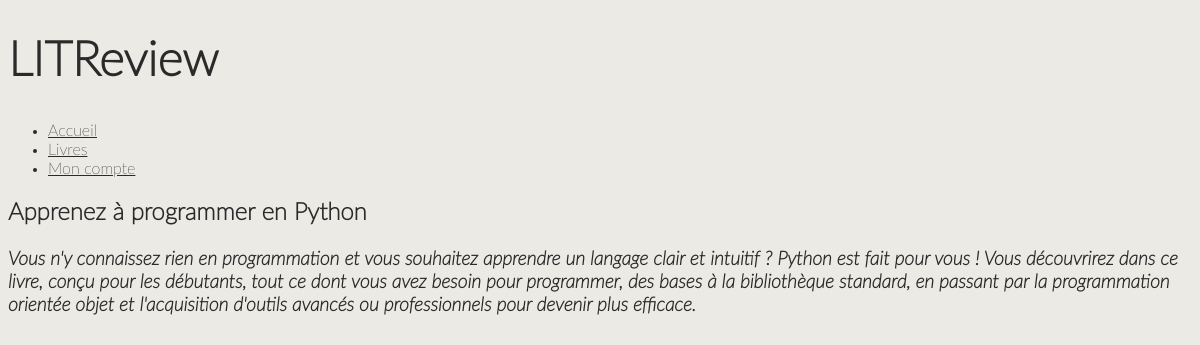
The page /ticket/1/ on the database its author committed.
### reviews/models.py (models this page shows, shortened)
class Ticket(models.Model):
    title = models.CharField(max_length=128, blank=False)
    description = models.TextField(max_length=2048, blank=True)
    image = models.ImageField(null=True, blank=True)
    time_created = models.DateTimeField(auto_now_add=True)

### litreview/views.py (the view)
# urls.py: path('ticket/<int:id>/', views.ticket, name='ticket'),
def ticket(request, id):
    book = reviews.models.Ticket.objects.get(id=id)
    return render(
        request,
        'ticket.html',
        {'book': book}
    )

### litreview/templates/ticket.html
{% extends 'base.html' %}
{% block content%}
    <h2>{{ book.title }}</h2>
    <p>{{ book.description }}</p>
{% endblock %}

### litreview/templates/base.html (shortened to what this page needs)
{% load static %}
<!DOCTYPE html>
<html lang="fr">
    <head>
        <link rel="stylesheet" href="{% static 'css/style.css' %}" type="text/css" media="all">
    </head>
    <body>
        <header>
            <h1 class>LITReview</h1>
            <nav>
                <ul>
                    <li><a href="/">Accueil</a></li>
                    <li><a href="{% url 'tickets' %}">Livres</a></li>
                    <li><a href="/">Mon compte</a></li>
                </ul>
            </nav>
        </header>
        <section>
            {% block content %}{% endblock %}
        </section>
    </body>
</html>

### litreview/static/css/style.css (style rules this page uses)
* { background-color: #eceae5; color: #2a2a2a; font-family: 'LatoWebThin'; }
h1 { font-size: 3em; }
p { font-size: 1.2em; font-style: italic; font-weight: bold; }

### rows shown on the page
Ticket: title "Apprenez à programmer en Python", description "Vous n'y connaissez rien en programmation et vous souhaitez apprendre un langage clair et intuitif ? Python est fait pour vous ! Vous découvrirez dans ce livre, conçu pour les débutants, tout ce dont vous avez besoin pour programmer, des bases à la bibliothèque standard, en passant par la programmation orientée objet et l'acquisition d'outils avancés ou professionnels pour devenir plus efficace."
